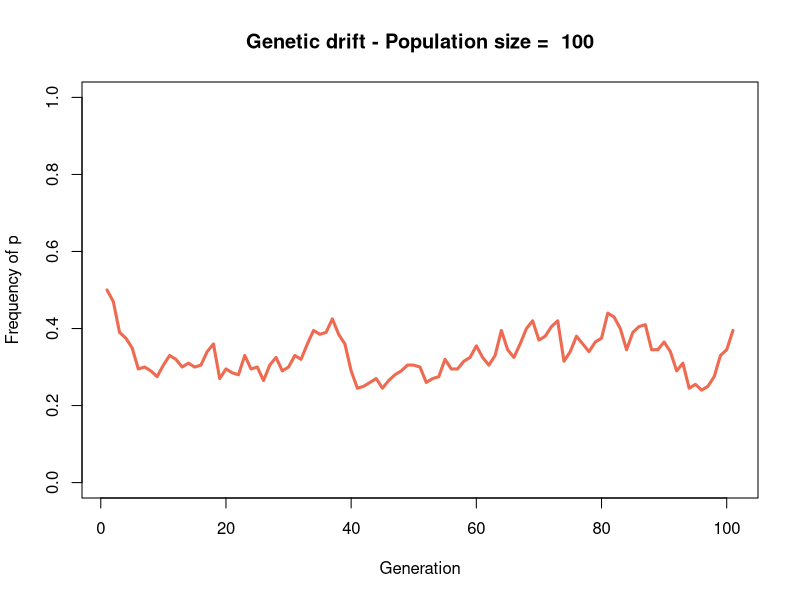
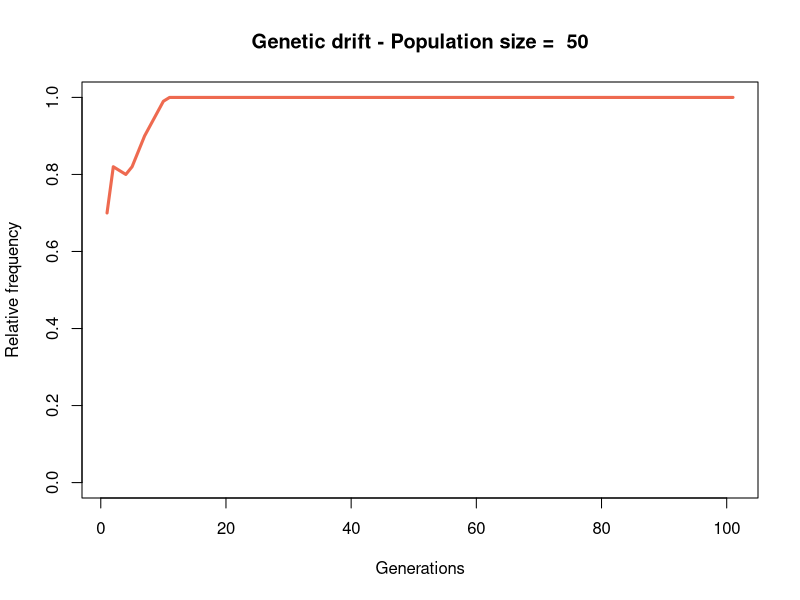
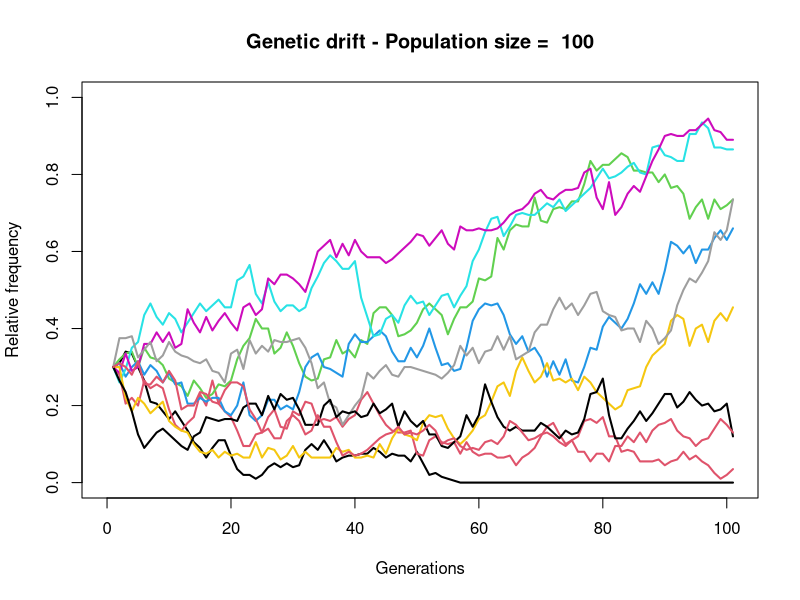
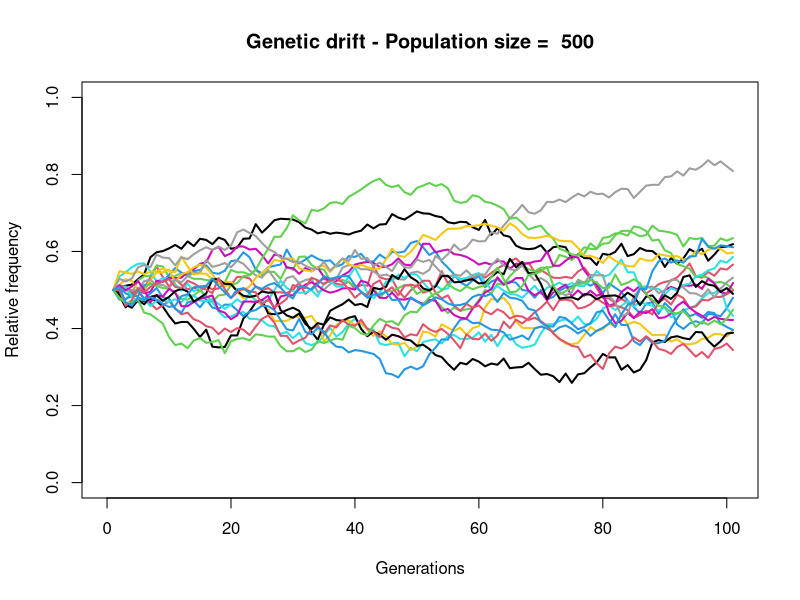
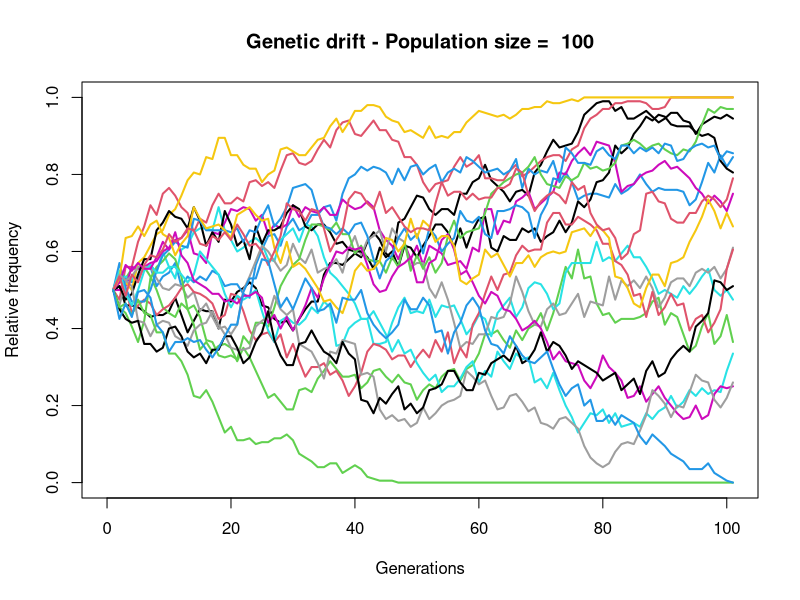
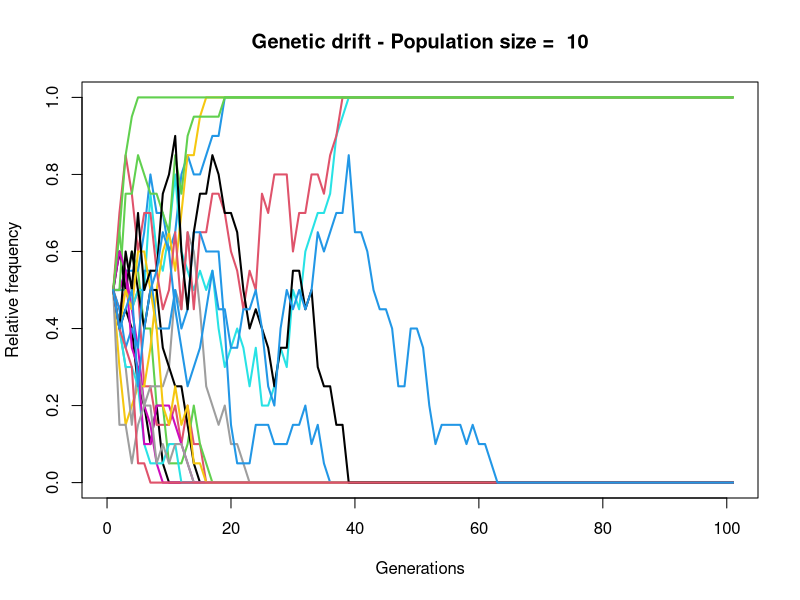
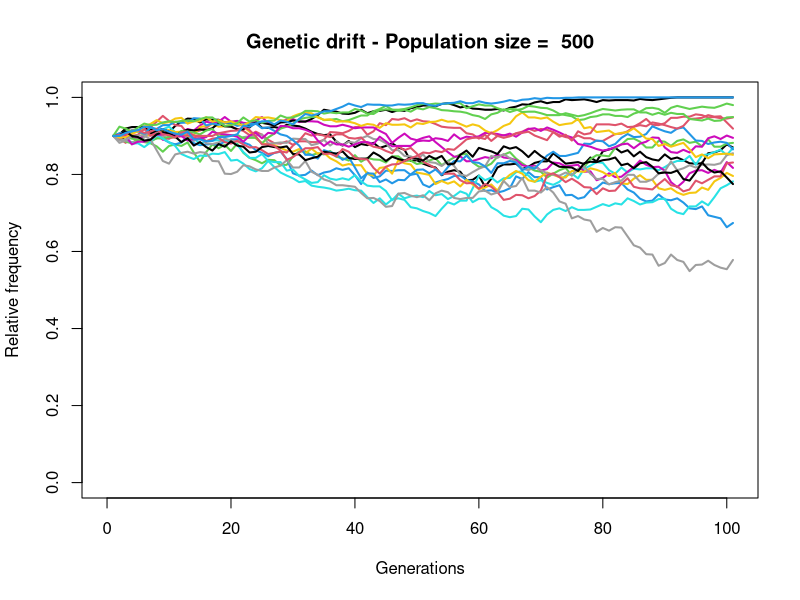
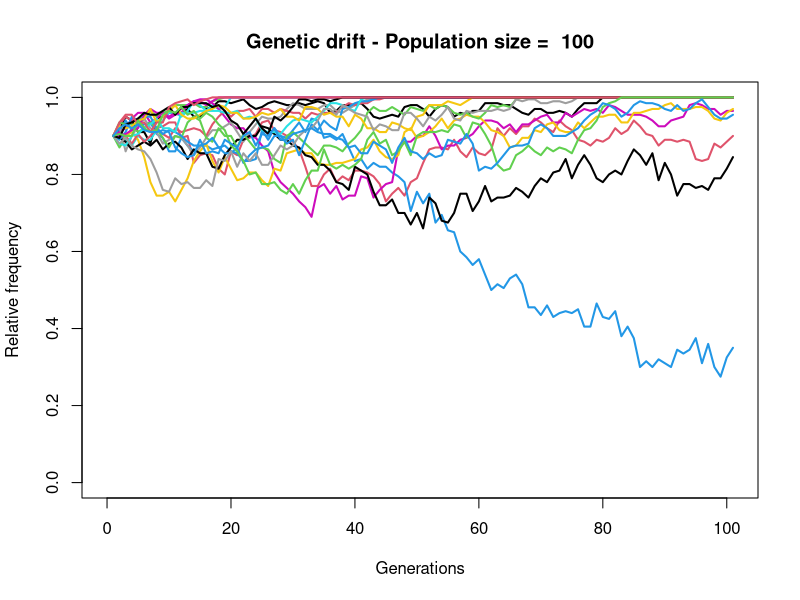

Recreate these plots in R, in order.
## ---- chunk 1
knitr::opts_chunk$set(echo = TRUE, fig.width = 6, fig.height = 4, fig.align = "center")
## ---- chunk 2
# Random sampling of a vector
sample(c(1:10))
## ---- chunk 3
# Random sampling of a vector with replacement
sample(c(1:10), replace = T)
## ---- chunk 4
# Random sampling three elements of a vector with replacement
sample(c(1:10), size = 3, replace = T)
## ---- chunk 5
# Random sampling three elements of a vector with replacement
set.seed(4)
sample(c(1:10), size = 3, replace = T)
## ---- chunk 6
# Random sampling six elements of a vector with replacement with probabilities
sample(c('Good', 'Defective'), size = 6, replace = T, prob = c(0.75, 0.25))
## ---- chunk 7
# Random DNA sequence generator taking into account GC content
nucleotides = c("A", "T", "C", "G") 
composition = c(0.3, 0.3, 0.2, 0.2)
lengthSeq = 100
seq100 <- sample(nucleotides, size = lengthSeq, prob = composition, replace = T)
length(seq100)
table(seq100)
table(seq100)/lengthSeq
## ---- chunk 8
# 20 alleles
# 10 Ne
# allele A: p = 0.8
# allele a q = 0.2
alleles = c("A", "a") 
freq = c(0.8, 0.2)
Ne = 10
sample_alleles = sample(alleles, size = 2*Ne, prob = freq, replace = T)
table(sample_alleles)
table(sample_alleles)/(2*Ne)
## ---- chunk 9
# Genetic drift
# Simulation of random drift trajectory of allele frequency for one locus with two alleles 
# Ne = effective population size; tgen = number of generation simulated; p_0 = initial frequency of allele A)
# A single trajectory (a linear random walk)

genetic_drift <- function(p_0, Ne, tgen) {
  alleles <- c(1, 0) # 1 A and 0 a (numerical for estimating frequency directly)
  pvector <- c() # Store p allele frequency values over generations
  pvector[1] <- p_0 # First value is initial p frequency
  p_ = p_0
  for (i in 2:(tgen+1)) {
    p_ = sum(sample(alleles, size = 2*Ne, prob = c(p_, 1-p_), replace = T))/(2*Ne) ;
    pvector[i] = p_ # Add new frequency 
  }
  plot(pvector, ylim = c(0, 1),
       col="coral2", type = "l",lwd = 3,
       main = paste("Genetic drift - Population size = ", Ne), 
       xlab = "Generation", ylab = "Frequency of p")
} 
# Call the function
genetic_drift(0.5, 100, 100)
## ---- chunk 10
# Binomial simulation in r
rbinom(n = 7, size = 150, prob = 0.05)
## ---- chunk 11
N <- 4 # set population size
p <- 0.5 # set allele frequency
# Binomial sampling to get the new frequency of the A1 in the next generation 
rbinom(n = 1, size = 2*N, prob = p)/(2*N)
## ---- chunk 12
# Genetic drift
# Simulation of random drift trajectory of allele frequency for one
# locus with two alleles 
# Ne = effective population size; tgen = number of generation simulated;
# p_0 = initial frequency allele A)
# A single trajectory (a linear random walk)
# using random binomial distribution function

genetic_drift <- function(p_0, Ne, tgen) {
pvector <- c()
pvector[1] <- p_0
p_ = p_0

for(i in 2:(tgen+1)) {
    p_ = rbinom(1,2*Ne,p_)/(2*Ne) # Random binomial distribution
	pvector[i] <- p_
}
plot(pvector, ylim = c(0,1), 
    col="coral2", type = "l", lwd = 3,
    main = paste("Genetic drift - Population size = ",Ne), xlab="Generations" , ylab = "Relative frequency")
}
# Call the function
genetic_drift(0.7, 50, 100)
## ---- chunk 13
genetic_drift <- function(p_0, Ne, tgen, nrepl) {
  # Empty plot
  plot(0,0, xlim=c(0,tgen+1), ylim = c(0,1), 
      col="coral2", type = "l", lwd = 3,
      main = paste("Genetic drift - Population size = ",Ne), xlab="Generations",
      ylab = "Relative frequency")
  # For to iterate over replicates
  for (n in 1:nrepl) {
    pvector <- c()
    pvector[1] <- p_0
    p_ = p_0
    for(i in 2:(tgen+1)) {
      p_ = rbinom(1,2*Ne,p_)/(2*Ne); 
      pvector[i] <- p_
    }
    # Draw a line for each replicate
    lines(pvector, type = "l", col = n, lwd = 2)
    #print(paste(p_))
  }
}
# Call the function
genetic_drift(0.3, 100, 100, 10)
## ---- chunk 14
# the arguments of this functions are (p_0, Ne, tgen, nrepl)

genetic_drift(0.5, 500, 100, 20) # All alleles show polymorphism
genetic_drift(0.5, 100, 100, 20) # Most alleles show polymorphism with some fixed or lost
genetic_drift(0.5, 10, 100, 20) # Alleles are either fixed or lost, very few are polymorphic
genetic_drift(0.9, 500, 100, 20) # Most alleles have high frequencies with few fixations
genetic_drift(0.9, 100, 100, 20) # Some alleles fixed, others retain polymorphism
genetic_drift(0.9, 10, 100, 20) # All alleles are either fixed or lost with no polymorphic alleles

# Increasing Ne reduces the number of alleles that are fixed or lost; higher effective populations maintain more polymorphism.
# Starting with a higher p_0 results in more alleles having higher frequencies, leading to more fixations and fewer losses.


## ---- chunk 15
genetic_drift <- function(p_0, Ne, tgen, nrepl) {
  
  plot(0,0, xlim=c(0,tgen+1), ylim = c(0,1), 
       col="coral2", type = "l", lwd = 3,
       main = paste("Genetic Drift - Population size = ",Ne), xlab="Generations" , ylab = "Relative frequency")
  meanpvector <- 0*c(1:(tgen+1))
  meanpvector[1] <- p_0
  for (n in 1:nrepl) {
    pvector <- c()
    pvector[1] <- p_0
    p_ = p_0
    for(i in 2:(tgen+1)) {
      p_ = rbinom(1,2*Ne,p_)/(2*Ne); 
      pvector[i] <- p_
      meanpvector[i]=meanpvector[i]+pvector[i]/nrepl
    }
    lines(pvector, type = "l", col = n, lwd = 2)
  }
  # Add mean
  lines(meanpvector, type = "l",  col = "coral4",  lwd = 6)
  legend("topleft", legend=paste("Mean = ", round(mean(meanpvector),3)),
       col=c("coral4"), lty=1, lwd=3, cex=0.8)
}
genetic_drift(0.5, 500, 100, 10)
## ---- chunk 16
genetic_drift(0.5, 500, 100, 10)
genetic_drift(0.2, 500, 100, 10)
genetic_drift(0.9, 500, 100, 10)
genetic_drift(0.5, 100, 100, 10)
genetic_drift(0.2, 100, 100, 10)
genetic_drift(0.9, 100, 100, 10)
genetic_drift(0.5, 10, 100, 10)
genetic_drift(0.2, 10, 100, 10)
genetic_drift(0.9, 10, 100, 10)

# Higher initial allele frequencies (p_0) lead to more fixations and generally larger allele frequencies, resulting in a mean value > 0.5
# Lower initial allele frequencies result in more allele losses and generally smaller allele frequencies, resulting in a mean value < 0.5
# An initial p_0 of 0.5 typically results in equal numbers of fixations and losses, with overall frequencies averaging around 0.5

# Increasing the effective population size (Ne) results in more polymorphic alleles and fewer fixations or losses.
# Decreasing Ne leads to a greater number of fixations or losses, which varies based on the initial allele frequencies.

## ---- chunk 17
genetic_drift_bottleneck <- function(p_0, Ne, tgen, nrepl) {
  
  plot(0,0, xlim=c(0,tgen+1), ylim = c(0,1), 
       col="coral2", type = "l", lwd = 3,
       main = paste("Genetic Drift - Population size (bottleneck) = ",Ne), xlab="Generations" , ylab = "Relative frequency")
  meanpvector <- 0*c(1:(tgen+1))
  meanpvector[1] <- p_0
  for (n in 1:nrepl) {

    pvector <- c()
    pvector[1] <- p_0
    p_ = p_0
    for(i in 2:(tgen+1)) {
      if (i == 50){
        Ne = 10
      }else{
        Ne = 1000
      }
      p_ = rbinom(1,2*Ne,p_)/(2*Ne); 
      pvector[i] <- p_
      meanpvector[i]=meanpvector[i]+pvector[i]/nrepl
    }
    lines(pvector, type = "l", col = n, lwd = 2)
    # print(paste(p_))
  }
  # Add mean
  lines(meanpvector, type = "l",  col = "coral4",  lwd = 6)
  legend("topleft", legend=paste("Mean = ", round(mean(meanpvector),3)),
       col=c("coral4"), lty=1, lwd=3, cex=0.8)
}

genetic_drift(0.5, 1000, 100, 10)
genetic_drift_bottleneck(0.5, 1000, 100, 10)

# When implementing the bottleneck during generation 50, a significant shift in allele frequencies is observed due to the sudden reduction in population size. This phenomenon is absent when the bottleneck is not introduced.

## ---- chunk 18
popSizes = c(500, 500, 500, 10, 500)
mean(popSizes) # Mean
1/mean(1/popSizes) # Harmonic mean
## ---- chunk 19
v <- c(10, rep(1000,99))
Ne_mean <- round(mean(v), 0)
Ne_harm <- round(1/mean(1/v), 0)

genetic_drift(0.5, Ne_mean, 100, 10)
genetic_drift(0.5, Ne_harm, 100, 10)

# The population modeled using the harmonic mean more precisely forecasts the effects of a bottleneck. This accuracy arises because the inclusion of even a single very low value significantly affects the overall harmonic mean, a dynamic not observed with the arithmetic mean.

## ---- chunk 20
# Recurrent
mut_dyn <- function(p0, mu, tgen) {
    plot(0, 0, xlim = c(0,tgen), ylim = c(0,1), main = 
    paste("Recurrent mutation – mu = ",mu),  xlab="Generation", ylab="q",
    type="l")
    freqvector <- c() 
    freqvector[1] <- 1-p0
    for (i in 1:tgen){
        freqvector[i+1]<-1 - p0*(1- mu)^i
    }
    lines(freqvector, type = "l", lwd=3, col="coral4")
}
mut_dyn(1,0.0001,10000) 
## ---- chunk 21
# Recurrent retromutation
mut_dyn_retro <- function(p0,mu,nu,tgen) {
    plot(0,0,xlim = c(0,tgen),ylim = c(0,1),type = "l", main = 
    paste("Mutation and retromutaion – mu = ",mu,"nu =",nu), xlab="Generation",
    ylab="q")
    freqvector <- c() 
    freqvector[1]<- 1-p0
    for (i in 1:tgen) {
        freqvector[i+1]<-freqvector[i] + mu*(1-freqvector[i])- nu*freqvector[i]
    }
  lines(freqvector, type = "l",lwd=3, col="deepskyblue4")
}
mut_dyn_retro(1,0.0001,0.00001,10000)
## ---- chunk 22
p0 <- 0.8
mu <- 0.000004
nu <- 0.0000006
tgen <- 50000

fr <- mut_dyn_retro(p0, mu, nu, tgen)
fr[length(fr)]

# We have an allele frequency of 0.33 when we are in equilibrium.
